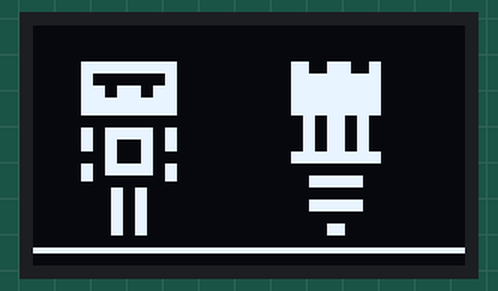
A sketch run on a simulated Arduino Mega 2560, built for the host (arithmetic inside an expression is 32-bit, double 64-bit). On the bench: 72×40 one-colour display.

Above: at 0.14 s.
At 0.74 s:
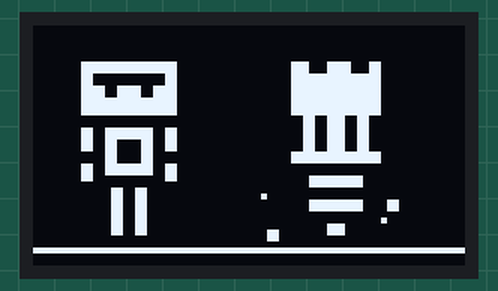
At 20.15 s:
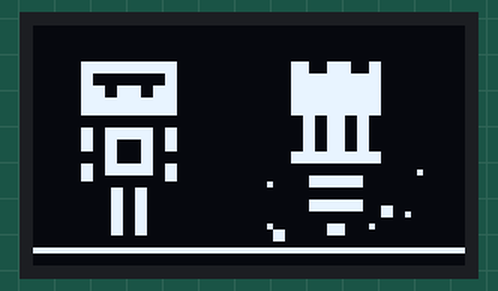
At 39.6 s:
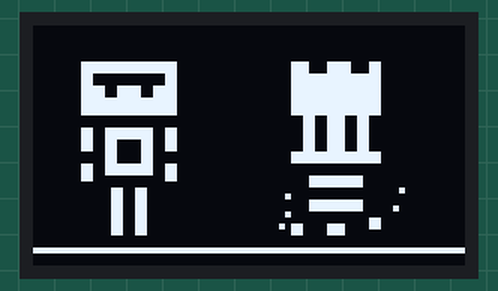

The sketch:

frame-animation.ino
```cpp
/* This code lets you turn 6 static frames into an animation, you can have many frames and sequence them into separate animations or re-use the frames */

#include <Arduino.h>
#include <U8g2lib.h>

#ifdef U8X8_HAVE_HW_SPI
#include <SPI.h>
#endif
#ifdef U8X8_HAVE_HW_I2C
#include <Wire.h>
#endif

#define SDA_PIN 41
#define SCL_PIN 40


//Event condition, you'd obviously have a few event conditions, this is just for testing as a simple example
int event1 = 1;

U8G2_SSD1306_72X40_ER_F_HW_I2C u8g2(U8G2_R0, /* reset=*/ U8X8_PIN_NONE);

// Define structure for animation frames
struct Animation {
  const uint8_t **frames; // Pointer to array of frame pointers
  uint8_t frameCount;     // Number of frames in the animation
  uint8_t frameWidth;     // Width of the frames
  uint8_t frameHeight;    // Height of the frames

};

// Example frame data for an animation
const uint8_t frame1_data[] = {
   0xff, 0xff, 0xff, 0xff, 0xff, 0xff, 0xff, 0xff, 0xff, 0xff, 0xff, 0xff,
   0xff, 0xff, 0xff, 0xff, 0xff, 0xff, 0xff, 0xff, 0xff, 0xff, 0xff, 0xff,
   0xff, 0xff, 0xff, 0xff, 0xff, 0xff, 0xff, 0xff, 0xff, 0xff, 0xff, 0xff,
   0xff, 0xff, 0xff, 0xff, 0xff, 0xff, 0xff, 0xff, 0xff, 0xff, 0xff, 0xff,
   0xff, 0xff, 0xff, 0xff, 0xff, 0xff, 0xff, 0x00, 0x00, 0xff, 0xff, 0xc7,
   0xe1, 0xfc, 0xff, 0xff, 0x00, 0x00, 0xff, 0xff, 0xc7, 0xe1, 0xfc, 0xff,
   0xff, 0xfc, 0x3f, 0xff, 0xff, 0x07, 0x00, 0xfc, 0xff, 0xff, 0xfc, 0x3f,
   0xff, 0xff, 0x07, 0x00, 0xfc, 0xff, 0xff, 0x30, 0x0c, 0xff, 0xff, 0x07,
   0x00, 0xfc, 0xff, 0xff, 0x30, 0x0c, 0xff, 0xff, 0x07, 0x00, 0xfc, 0xff,
   0xff, 0x00, 0x00, 0xff, 0xff, 0x07, 0x00, 0xfc, 0xff, 0xff, 0x00, 0x00,
   0xff, 0xff, 0x07, 0x00, 0xfc, 0xff, 0xff, 0x00, 0x00, 0xff, 0xff, 0x07,
   0x00, 0xfc, 0xff, 0xff, 0xff, 0xff, 0xff, 0xff, 0x9f, 0x31, 0xff, 0xff,
   0xff, 0xff, 0xff, 0xff, 0xff, 0x9f, 0x31, 0xff, 0xff, 0xff, 0x0c, 0x30,
   0xff, 0xff, 0x9f, 0x31, 0xff, 0xff, 0xff, 0x0c, 0x30, 0xff, 0xff, 0x9f,
   0x31, 0xff, 0xff, 0xff, 0xcc, 0x33, 0xff, 0xff, 0x9f, 0x31, 0xff, 0xff,
   0xff, 0xcc, 0x33, 0xff, 0xff, 0x9f, 0x31, 0xff, 0xff, 0xff, 0xcf, 0xf3,
   0xff, 0xff, 0x07, 0x00, 0xfc, 0xff, 0xff, 0xcf, 0xf3, 0xff, 0xff, 0x07,
   0x00, 0xfc, 0xff, 0xff, 0x0c, 0x30, 0xff, 0xff, 0xff, 0xff, 0xff, 0xff,
   0xff, 0x0c, 0x30, 0xff, 0xff, 0xff, 0xff, 0xff, 0xff, 0xff, 0xfc, 0x3f,
   0xff, 0xff, 0x3f, 0x80, 0xff, 0xff, 0xff, 0xff, 0xff, 0xff, 0xff, 0x3f,
   0x80, 0xff, 0xff, 0xff, 0x9f, 0xf9, 0xff, 0xff, 0xff, 0xff, 0xff, 0xff,
   0xff, 0x9f, 0xf9, 0xff, 0xff, 0xff, 0xff, 0xff, 0xff, 0xff, 0x9f, 0xf9,
   0xff, 0xff, 0x3f, 0x80, 0xff, 0xff, 0xff, 0x9f, 0xf9, 0xff, 0xff, 0x3f,
   0x80, 0xff, 0xff, 0xff, 0x9f, 0xf9, 0xff, 0xff, 0xff, 0xff, 0xff, 0xff,
   0xff, 0x9f, 0xf9, 0xff, 0xff, 0xff, 0xff, 0xff, 0xff, 0xff, 0x9f, 0xf9,
   0xff, 0xff, 0xff, 0xf1, 0xff, 0xff, 0xff, 0x9f, 0xf9, 0xff, 0xff, 0xff,
   0xf1, 0xff, 0xff, 0xff, 0xff, 0xff, 0xff, 0xff, 0xff, 0xff, 0xff, 0xff,
   0xff, 0xff, 0xff, 0xff, 0xff, 0xff, 0xff, 0xff, 0xff, 0x00, 0x00, 0x00,
   0x00, 0x00, 0x00, 0x00, 0x00, 0x00, 0xff, 0xff, 0xff, 0xff, 0xff, 0xff,
   0xff, 0xff, 0xff, 0xff, 0xff, 0xff, 0xff, 0xff, 0xff, 0xff, 0xff, 0xff};

const uint8_t frame2_data[] = {
   0xff, 0xff, 0xff, 0xff, 0xff, 0xff, 0xff, 0xff, 0xff, 0xff, 0xff, 0xff,
   0xff, 0xff, 0xff, 0xff, 0xff, 0xff, 0xff, 0xff, 0xff, 0xff, 0xff, 0xff,
   0xff, 0xff, 0xff, 0xff, 0xff, 0xff, 0xff, 0xff, 0xff, 0xff, 0xff, 0xff,
   0xff, 0xff, 0xff, 0xff, 0xff, 0xff, 0xff, 0xff, 0xff, 0xff, 0x00, 0x00,
   0xff, 0xff, 0xff, 0xff, 0xff, 0xff, 0xff, 0x00, 0x00, 0xff, 0xff, 0xff,
   0xff, 0xff, 0xff, 0xff, 0xfc, 0x3f, 0xff, 0xff, 0xc7, 0xe1, 0xfc, 0xff,
   0xff, 0xfc, 0x3f, 0xff, 0xff, 0xc7, 0xe1, 0xfc, 0xff, 0xff, 0x30, 0x0c,
   0xff, 0xff, 0x07, 0x00, 0xfc, 0xff, 0xff, 0x30, 0x0c, 0xff, 0xff, 0x07,
   0x00, 0xfc, 0xff, 0xff, 0x00, 0x00, 0xff, 0xff, 0x07, 0x00, 0xfc, 0xff,
   0xff, 0x00, 0x00, 0xff, 0xff, 0x07, 0x00, 0xfc, 0xff, 0xff, 0x00, 0x00,
   0xff, 0xff, 0x07, 0x00, 0xfc, 0xff, 0xff, 0xff, 0xff, 0xff, 0xff, 0x07,
   0x00, 0xfc, 0xff, 0xff, 0xff, 0xff, 0xff, 0xff, 0x07, 0x00, 0xfc, 0xff,
   0xff, 0x0c, 0x30, 0xff, 0xff, 0x9f, 0x31, 0xff, 0xff, 0xff, 0x0c, 0x30,
   0xff, 0xff, 0x9f, 0x31, 0xff, 0xff, 0xff, 0xcc, 0x33, 0xff, 0xff, 0x9f,
   0x31, 0xff, 0xff, 0xff, 0xcc, 0x33, 0xff, 0xff, 0x9f, 0x31, 0xff, 0xff,
   0xff, 0xcf, 0xf3, 0xff, 0xff, 0x9f, 0x31, 0xff, 0xff, 0xff, 0xcf, 0xf3,
   0xff, 0xff, 0x9f, 0x31, 0xff, 0xff, 0xff, 0x0c, 0x30, 0xff, 0xff, 0x07,
   0x00, 0xfc, 0xff, 0xff, 0x0c, 0x30, 0xff, 0xff, 0x07, 0x00, 0xfc, 0xff,
   0xff, 0xfc, 0x3f, 0xff, 0xff, 0xff, 0xff, 0xff, 0xff, 0xff, 0xff, 0xff,
   0xff, 0xff, 0xff, 0xff, 0xff, 0xff, 0xff, 0x9f, 0xf9, 0xff, 0xff, 0x3f,
   0x80, 0xff, 0xff, 0xff, 0x9f, 0xf9, 0xff, 0xff, 0x3f, 0x80, 0xff, 0xff,
   0xff, 0x9f, 0xf9, 0xff, 0xff, 0xff, 0xff, 0xef, 0xff, 0xff, 0x9f, 0xf9,
   0xff, 0xff, 0xf7, 0xff, 0xff, 0xff, 0xff, 0x9f, 0xf9, 0xff, 0xff, 0x3f,
   0x80, 0xff, 0xff, 0xff, 0x9f, 0xf9, 0xff, 0xff, 0x3f, 0x80, 0xfb, 0xff,
   0xff, 0x9f, 0xf9, 0xff, 0xff, 0xef, 0xff, 0xff, 0xff, 0xff, 0x9f, 0xf9,
   0xff, 0xff, 0xff, 0x7f, 0xfe, 0xff, 0xff, 0x9f, 0xf9, 0xff, 0xff, 0x9f,
   0x71, 0xfe, 0xff, 0xff, 0xff, 0xff, 0xff, 0xff, 0x9f, 0xf1, 0xff, 0xff,
   0xff, 0xff, 0xff, 0xff, 0xff, 0xff, 0xff, 0xff, 0xff, 0x00, 0x00, 0x00,
   0x00, 0x00, 0x00, 0x00, 0x00, 0x00, 0xff, 0xff, 0xff, 0xff, 0xff, 0xff,
   0xff, 0xff, 0xff, 0xff, 0xff, 0xff, 0xff, 0xff, 0xff, 0xff, 0xff, 0xff};

const uint8_t frame3_data[] = {
   0xff, 0xff, 0xff, 0xff, 0xff, 0xff, 0xff, 0xff, 0xff, 0xff, 0xff, 0xff,
   0xff, 0xff, 0xff, 0xff, 0xff, 0xff, 0xff, 0xff, 0xff, 0xff, 0xff, 0xff,
   0xff, 0xff, 0xff, 0xff, 0xff, 0xff, 0xff, 0xff, 0xff, 0xff, 0xff, 0xff,
   0xff, 0xff, 0xff, 0xff, 0xff, 0xff, 0xff, 0xff, 0xff, 0xff, 0xff, 0xff,
   0xff, 0xff, 0xff, 0xff, 0xff, 0xff, 0xff, 0x00, 0x00, 0xff, 0xff, 0xc7,
   0xe1, 0xfc, 0xff, 0xff, 0x00, 0x00, 0xff, 0xff, 0xc7, 0xe1, 0xfc, 0xff,
   0xff, 0xfc, 0x3f, 0xff, 0xff, 0x07, 0x00, 0xfc, 0xff, 0xff, 0xfc, 0x3f,
   0xff, 0xff, 0x07, 0x00, 0xfc, 0xff, 0xff, 0x30, 0x0c, 0xff, 0xff, 0x07,
   0x00, 0xfc, 0xff, 0xff, 0x30, 0x0c, 0xff, 0xff, 0x07, 0x00, 0xfc, 0xff,
   0xff, 0x00, 0x00, 0xff, 0xff, 0x07, 0x00, 0xfc, 0xff, 0xff, 0x00, 0x00,
   0xff, 0xff, 0x07, 0x00, 0xfc, 0xff, 0xff, 0x00, 0x00, 0xff, 0xff, 0x07,
   0x00, 0xfc, 0xff, 0xff, 0xff, 0xff, 0xff, 0xff, 0x9f, 0x31, 0xff, 0xff,
   0xff, 0xff, 0xff, 0xff, 0xff, 0x9f, 0x31, 0xff, 0xff, 0xff, 0x0c, 0x30,
   0xff, 0xff, 0x9f, 0x31, 0xff, 0xff, 0xff, 0x0c, 0x30, 0xff, 0xff, 0x9f,
   0x31, 0xff, 0xff, 0xff, 0xcc, 0x33, 0xff, 0xff, 0x9f, 0x31, 0xff, 0xff,
   0xff, 0xcc, 0x33, 0xff, 0xff, 0x9f, 0x31, 0xff, 0xff, 0xff, 0xcf, 0xf3,
   0xff, 0xff, 0x07, 0x00, 0xfc, 0xff, 0xff, 0xcf, 0xf3, 0xff, 0xff, 0x07,
   0x00, 0xfc, 0xff, 0xff, 0x0c, 0x30, 0xff, 0xff, 0xff, 0xff, 0xff, 0xff,
   0xff, 0x0c, 0x30, 0xff, 0xff, 0xff, 0xff, 0xff, 0xff, 0xff, 0xfc, 0x3f,
   0xff, 0xff, 0x3f, 0x80, 0xff, 0xff, 0xff, 0xff, 0xff, 0xff, 0xff, 0x3f,
   0x80, 0xff, 0xff, 0xff, 0x9f, 0xf9, 0xff, 0xff, 0xff, 0xff, 0xdf, 0xff,
   0xff, 0x9f, 0xf9, 0xff, 0xff, 0xfb, 0xff, 0xff, 0xff, 0xff, 0x9f, 0xf9,
   0xff, 0xff, 0x3f, 0x80, 0xff, 0xff, 0xff, 0x9f, 0xf9, 0xff, 0xff, 0x3f,
   0x80, 0xef, 0xff, 0xff, 0x9f, 0xf9, 0xff, 0xff, 0xfb, 0xff, 0xff, 0xff,
   0xff, 0x9f, 0xf9, 0xff, 0xff, 0xff, 0xff, 0xfc, 0xff, 0xff, 0x9f, 0xf9,
   0xff, 0xff, 0xe5, 0xf1, 0xfc, 0xff, 0xff, 0x9f, 0xf9, 0xff, 0xff, 0xe7,
   0xf1, 0xff, 0xff, 0xff, 0xff, 0xff, 0xff, 0xff, 0xff, 0xff, 0xff, 0xff,
   0xff, 0xff, 0xff, 0xff, 0xff, 0xff, 0xff, 0xff, 0xff, 0x00, 0x00, 0x00,
   0x00, 0x00, 0x00, 0x00, 0x00, 0x00, 0xff, 0xff, 0xff, 0xff, 0xff, 0xff,
   0xff, 0xff, 0xff, 0xff, 0xff, 0xff, 0xff, 0xff, 0xff, 0xff, 0xff, 0xff};

   const uint8_t frame4_data[] = {
   0xff, 0xff, 0xff, 0xff, 0xff, 0xff, 0xff, 0xff, 0xff, 0xff, 0xff, 0xff,
   0xff, 0xff, 0xff, 0xff, 0xff, 0xff, 0xff, 0xff, 0xff, 0xff, 0xff, 0xff,
   0xff, 0xff, 0xff, 0xff, 0xff, 0xff, 0xff, 0xff, 0xff, 0xff, 0xff, 0xff,
   0xff, 0xff, 0xff, 0xff, 0xff, 0xff, 0xff, 0xff, 0xff, 0xff, 0xff, 0xff,
   0xff, 0xff, 0xff, 0xff, 0xff, 0xff, 0xff, 0x00, 0x00, 0xff, 0xff, 0xc7,
   0xe1, 0xfc, 0xff, 0xff, 0x00, 0x00, 0xff, 0xff, 0xc7, 0xe1, 0xfc, 0xff,
   0xff, 0xfc, 0x3f, 0xff, 0xff, 0x07, 0x00, 0xfc, 0xff, 0xff, 0xfc, 0x3f,
   0xff, 0xff, 0x07, 0x00, 0xfc, 0xff, 0xff, 0x30, 0x0c, 0xff, 0xff, 0x07,
   0x00, 0xfc, 0xff, 0xff, 0x30, 0x0c, 0xff, 0xff, 0x07, 0x00, 0xfc, 0xff,
   0xff, 0x00, 0x00, 0xff, 0xff, 0x07, 0x00, 0xfc, 0xff, 0xff, 0x00, 0x00,
   0xff, 0xff, 0x07, 0x00, 0xfc, 0xff, 0xff, 0x00, 0x00, 0xff, 0xff, 0x07,
   0x00, 0xfc, 0xff, 0xff, 0xff, 0xff, 0xff, 0xff, 0x07, 0x00, 0xfc, 0xff,
   0xff, 0xff, 0xff, 0xff, 0xff, 0x9f, 0x31, 0xff, 0xff, 0xff, 0x0c, 0x30,
   0xff, 0xff, 0x9f, 0x31, 0xff, 0xff, 0xff, 0x0c, 0x30, 0xff, 0xff, 0x9f,
   0x31, 0xff, 0xff, 0xff, 0xcc, 0x33, 0xff, 0xff, 0x9f, 0x31, 0xff, 0xff,
   0xff, 0xcc, 0x33, 0xff, 0xff, 0x9f, 0x31, 0xff, 0xff, 0xff, 0xcf, 0xf3,
   0xff, 0xff, 0x07, 0x00, 0xfc, 0xff, 0xff, 0xcf, 0xf3, 0xff, 0xff, 0x07,
   0x00, 0xfc, 0xff, 0xff, 0x0c, 0x30, 0xff, 0xff, 0x07, 0x00, 0xfc, 0xff,
   0xff, 0x0c, 0x30, 0xff, 0xff, 0xff, 0xff, 0xff, 0xff, 0xff, 0xfc, 0x3f,
   0xff, 0xff, 0x3f, 0x80, 0xff, 0xff, 0xff, 0xff, 0xff, 0xff, 0xff, 0x3f,
   0x80, 0xbf, 0xff, 0xff, 0x9f, 0xf9, 0xff, 0xff, 0xfd, 0xff, 0xff, 0xff,
   0xff, 0x9f, 0xf9, 0xff, 0xff, 0xff, 0xff, 0xff, 0xff, 0xff, 0x9f, 0xf9,
   0xff, 0xff, 0x3f, 0x80, 0xdf, 0xff, 0xff, 0x9f, 0xf9, 0xff, 0xff, 0x3f,
   0x80, 0xff, 0xff, 0xff, 0x9f, 0xf9, 0xff, 0xff, 0xfe, 0xff, 0xf9, 0xff,
   0xff, 0x9f, 0xf9, 0xff, 0xbf, 0xff, 0xff, 0xf9, 0xff, 0xff, 0x9f, 0xf9,
   0xff, 0xff, 0xf9, 0xf1, 0xff, 0xff, 0xff, 0x9f, 0xf9, 0xff, 0xff, 0xf9,
   0x71, 0xff, 0xff, 0xff, 0xff, 0xff, 0xff, 0xff, 0xff, 0xff, 0xff, 0xff,
   0xff, 0xff, 0xff, 0xff, 0xff, 0xff, 0xff, 0xff, 0xff, 0x00, 0x00, 0x00,
   0x00, 0x00, 0x00, 0x00, 0x00, 0x00, 0xff, 0xff, 0xff, 0xff, 0xff, 0xff,
   0xff, 0xff, 0xff, 0xff, 0xff, 0xff, 0xff, 0xff, 0xff, 0xff, 0xff, 0xff};

   const uint8_t frame5_data[] = {
    0xff, 0xff, 0xff, 0xff, 0xff, 0xff, 0xff, 0xff, 0xff, 0xff, 0xff, 0xff,
   0xff, 0xff, 0xff, 0xff, 0xff, 0xff, 0xff, 0xff, 0xff, 0xff, 0xff, 0xff,
   0xff, 0xff, 0xff, 0xff, 0xff, 0xff, 0xff, 0xff, 0xff, 0xff, 0xff, 0xff,
   0xff, 0xff, 0xff, 0xff, 0xff, 0xff, 0xff, 0xff, 0xff, 0xff, 0xff, 0xff,
   0xff, 0xff, 0xff, 0xff, 0xff, 0xff, 0xff, 0x00, 0x00, 0xff, 0xff, 0xc7,
   0xe1, 0xfc, 0xff, 0xff, 0x00, 0x00, 0xff, 0xff, 0xc7, 0xe1, 0xfc, 0xff,
   0xff, 0xfc, 0x3f, 0xff, 0xff, 0x07, 0x00, 0xfc, 0xff, 0xff, 0xfc, 0x3f,
   0xff, 0xff, 0x07, 0x00, 0xfc, 0xff, 0xff, 0x30, 0x0c, 0xff, 0xff, 0x07,
   0x00, 0xfc, 0xff, 0xff, 0x30, 0x0c, 0xff, 0xff, 0x07, 0x00, 0xfc, 0xff,
   0xff, 0x00, 0x00, 0xff, 0xff, 0x07, 0x00, 0xfc, 0xff, 0xff, 0x00, 0x00,
   0xff, 0xff, 0x07, 0x00, 0xfc, 0xff, 0xff, 0x00, 0x00, 0xff, 0xff, 0x07,
   0x00, 0xfc, 0xff, 0xff, 0xff, 0xff, 0xff, 0xff, 0x9f, 0x31, 0xff, 0xff,
   0xff, 0xff, 0xff, 0xff, 0xff, 0x9f, 0x31, 0xff, 0xff, 0xff, 0x0c, 0x30,
   0xff, 0xff, 0x9f, 0x31, 0xff, 0xff, 0xff, 0x0c, 0x30, 0xff, 0xff, 0x9f,
   0x31, 0xff, 0xff, 0xff, 0xcc, 0x33, 0xff, 0xff, 0x9f, 0x31, 0xff, 0xff,
   0xff, 0xcc, 0x33, 0xff, 0xff, 0x9f, 0x31, 0xff, 0xff, 0xff, 0xcf, 0xf3,
   0xff, 0xff, 0x07, 0x00, 0xfc, 0xff, 0xff, 0xcf, 0xf3, 0xff, 0xff, 0x07,
   0x00, 0xfc, 0xff, 0xff, 0x0c, 0x30, 0xff, 0xff, 0xff, 0xff, 0xff, 0xff,
   0xff, 0x0c, 0x30, 0xff, 0xff, 0xff, 0xff, 0xff, 0xfe, 0xff, 0xfc, 0x3f,
   0xff, 0xff, 0x3f, 0x80, 0xff, 0xff, 0xff, 0xff, 0xff, 0xff, 0x7f, 0x3f,
   0x80, 0xff, 0xff, 0xff, 0x9f, 0xf9, 0xff, 0xff, 0xff, 0xff, 0xff, 0xff,
   0xff, 0x9f, 0xf9, 0xff, 0xff, 0xff, 0xff, 0xff, 0xff, 0xff, 0x9f, 0xf9,
   0xff, 0xff, 0x3f, 0x80, 0xff, 0xff, 0xff, 0x9f, 0xf9, 0xff, 0xff, 0x3f,
   0x80, 0xf3, 0xff, 0xff, 0x9f, 0xf9, 0xff, 0xff, 0xff, 0xff, 0xb3, 0xff,
   0xff, 0x9f, 0xf9, 0xff, 0xff, 0xff, 0xff, 0xff, 0xff, 0xff, 0x9f, 0xf9,
   0xff, 0x7f, 0xff, 0xf1, 0xfe, 0xff, 0xff, 0x9f, 0xf9, 0xff, 0xff, 0xfc,
   0xf1, 0xff, 0xff, 0xff, 0xff, 0xff, 0xff, 0xff, 0xfc, 0xff, 0xff, 0xff,
   0xff, 0xff, 0xff, 0xff, 0xff, 0xff, 0xff, 0xff, 0xff, 0x00, 0x00, 0x00,
   0x00, 0x00, 0x00, 0x00, 0x00, 0x00, 0xff, 0xff, 0xff, 0xff, 0xff, 0xff,
   0xff, 0xff, 0xff, 0xff, 0xff, 0xff, 0xff, 0xff, 0xff, 0xff, 0xff, 0xff};

   const uint8_t frame6_data[] = {
   0xff, 0xff, 0xff, 0xff, 0xff, 0xff, 0xff, 0xff, 0xff, 0xff, 0xff, 0xff,
   0xff, 0xff, 0xff, 0xff, 0xff, 0xff, 0xff, 0xff, 0xff, 0xff, 0xff, 0xff,
   0xff, 0xff, 0xff, 0xff, 0xff, 0xff, 0xff, 0xff, 0xff, 0xff, 0xff, 0xff,
   0xff, 0xff, 0xff, 0xff, 0xff, 0xff, 0xff, 0xff, 0xff, 0xff, 0xff, 0xff,
   0xff, 0xff, 0xff, 0xff, 0xff, 0xff, 0xff, 0x00, 0x00, 0xff, 0xff, 0xc7,
   0xe1, 0xfc, 0xff, 0xff, 0x00, 0x00, 0xff, 0xff, 0xc7, 0xe1, 0xfc, 0xff,
   0xff, 0xfc, 0x3f, 0xff, 0xff, 0x07, 0x00, 0xfc, 0xff, 0xff, 0xfc, 0x3f,
   0xff, 0xff, 0x07, 0x00, 0xfc, 0xff, 0xff, 0x30, 0x0c, 0xff, 0xff, 0x07,
   0x00, 0xfc, 0xff, 0xff, 0x30, 0x0c, 0xff, 0xff, 0x07, 0x00, 0xfc, 0xff,
   0xff, 0x00, 0x00, 0xff, 0xff, 0x07, 0x00, 0xfc, 0xff, 0xff, 0x00, 0x00,
   0xff, 0xff, 0x07, 0x00, 0xfc, 0xff, 0xff, 0x00, 0x00, 0xff, 0xff, 0x07,
   0x00, 0xfc, 0xff, 0xff, 0xff, 0xff, 0xff, 0xff, 0x9f, 0x31, 0xff, 0xff,
   0xff, 0xff, 0xff, 0xff, 0xff, 0x9f, 0x31, 0xff, 0xff, 0xff, 0x0c, 0x30,
   0xff, 0xff, 0x9f, 0x31, 0xff, 0xff, 0xff, 0x0c, 0x30, 0xff, 0xff, 0x9f,
   0x31, 0xff, 0xff, 0xff, 0xcc, 0x33, 0xff, 0xff, 0x9f, 0x31, 0xff, 0xff,
   0xff, 0xcc, 0x33, 0xff, 0xff, 0x9f, 0x31, 0xff, 0xff, 0xff, 0xcf, 0xf3,
   0xff, 0xff, 0x07, 0x00, 0xfc, 0xff, 0xff, 0xcf, 0xf3, 0xff, 0xff, 0x07,
   0x00, 0xfc, 0xff, 0xff, 0x0c, 0x30, 0xff, 0xff, 0xff, 0xff, 0xff, 0xff,
   0xff, 0x0c, 0x30, 0xff, 0xff, 0xff, 0xff, 0xff, 0xff, 0xff, 0xfc, 0x3f,
   0xff, 0xff, 0x3f, 0x80, 0xff, 0xff, 0xff, 0xff, 0xff, 0xff, 0xff, 0x3f,
   0x80, 0xff, 0xff, 0xff, 0x9f, 0xf9, 0xff, 0xff, 0xff, 0xff, 0xff, 0xff,
   0xff, 0x9f, 0xf9, 0xff, 0xbf, 0xff, 0xff, 0xff, 0xff, 0xff, 0x9f, 0xf9,
   0xff, 0xff, 0x3f, 0x80, 0xe7, 0xff, 0xff, 0x9f, 0xf9, 0xff, 0xff, 0x3f,
   0x80, 0xe7, 0xff, 0xff, 0x9f, 0xf9, 0xff, 0xff, 0xff, 0xff, 0xff, 0xff,
   0xff, 0x9f, 0xf9, 0xff, 0xff, 0xff, 0xff, 0xfb, 0xff, 0xff, 0x9f, 0xf9,
   0xff, 0xff, 0xff, 0xf1, 0xff, 0xff, 0xff, 0x9f, 0xf9, 0xff, 0x7f, 0xfe,
   0xf1, 0xff, 0xff, 0xff, 0xff, 0xff, 0xff, 0x7f, 0xfe, 0xff, 0xff, 0xff,
   0xff, 0xff, 0xff, 0xff, 0xff, 0xff, 0xff, 0xff, 0xff, 0x00, 0x00, 0x00,
   0x00, 0x00, 0x00, 0x00, 0x00, 0x00, 0xff, 0xff, 0xff, 0xff, 0xff, 0xff,
   0xff, 0xff, 0xff, 0xff, 0xff, 0xff, 0xff, 0xff, 0xff, 0xff, 0xff, 0xff};


// More frames...

// Define animations
const uint8_t *animation1_frames[] = {frame1_data, frame2_data,frame3_data,frame4_data ,frame5_data ,frame6_data/*, ... */};
Animation animation1 = {animation1_frames, 6, 72, 40};  //6 frames, 72 width, 40 height

// More animations...

void setup() {
  Wire.begin(SDA_PIN, SCL_PIN);
  u8g2.begin();
}

void playAnimation(const Animation &anim) {
  for (int i = 0; i < anim.frameCount; ++i) {
    u8g2.clearBuffer();
    u8g2.setDrawColor(0);
    u8g2.drawXBMP(0, 0, anim.frameWidth, anim.frameHeight, anim.frames[i]);
    u8g2.sendBuffer();
    delay(100); // Adjust frame rate as needed
  }
}

void loop() {
  // Check for events and trigger animations
  if (event1==1) {
    playAnimation(animation1);
  }

  // Additional event checks and animation triggers...
}
```
